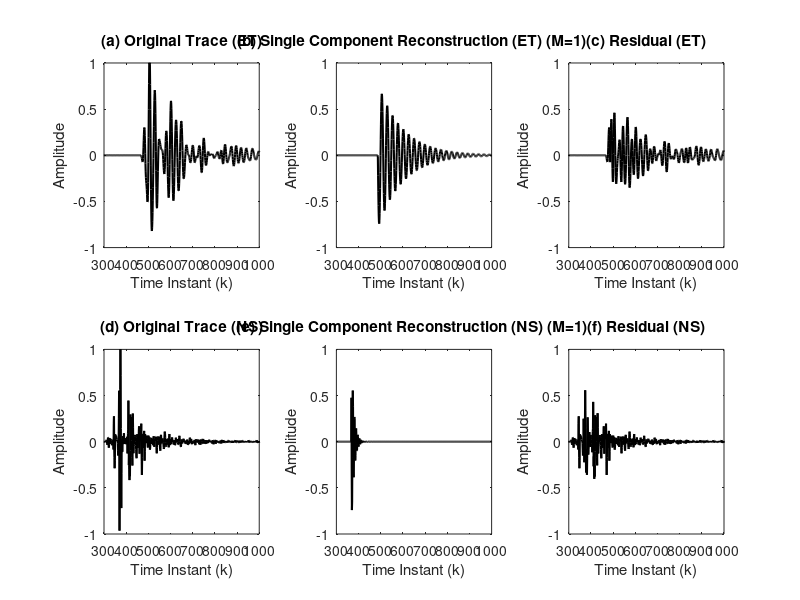

This figure's MATLAB source:
trno=2;
ss=10;
load('datatest.mat')
load('pso_east_texas_M10_N10_id738357.mat')
datasam=data594Br(:,trno);
maxd=max(abs(datasam))*0.9;

subplot(2,3,1)
datasamn=datasam/maxd;
plot(datasamn,'k','linewidth',1.5)
axis([300 1000 -1 1 ]);
title('(a) Original Trace (ET)')
xlabel('Time Instant (k)')
ylabel('Amplitude')
set(gca,'FontSize',ss);
set(gca,'FontWeight','normal');

subplot(2,3,2)
datasamn=models(:,1,trno)/maxd;
plot(datasamn,'k','linewidth',1.5)
axis([300 1000 -1 1 ]);
title('(b) Single Component Reconstruction (ET) (M=1) ')
xlabel('Time Instant (k)')
ylabel('Amplitude')
set(gca,'FontSize',ss);
set(gca,'FontWeight','normal');

subplot(2,3,3)
datasamn=(datasam-models(:,1,trno))/maxd;
plot(datasamn,'k','linewidth',1.5)
axis([300 1000 -1 1 ]);
title('(c) Residual (ET)')
xlabel('Time Instant (k)')
ylabel('Amplitude')
set(gca,'FontSize',ss);
set(gca,'FontWeight','normal');

trno=4;
load('datatestNS.mat')
load('pso_NS.mat')
datasam=data594Br(:,trno);
maxd=max(abs(datasam))*0.9;

subplot(2,3,4)
datasamn=datasam/maxd;
plot(datasamn,'k','linewidth',1.5)
axis([300 1000 -1 1 ]);
title('(d) Original Trace (NS)')
xlabel('Time Instant (k)')
ylabel('Amplitude')
set(gca,'FontSize',ss);
set(gca,'FontWeight','normal');

subplot(2,3,5)
datasamn=models(:,1,trno)/maxd;
plot(datasamn,'k','linewidth',1.5)
axis([300 1000 -1 1 ]);
title('(e) Single Component Reconstruction (NS) (M=1) ')
xlabel('Time Instant (k)')
ylabel('Amplitude')
set(gca,'FontSize',ss);
set(gca,'FontWeight','normal');

subplot(2,3,6)
datasamn=(datasam-models(:,1,trno))/maxd;
plot(datasamn,'k','linewidth',1.5)
axis([300 1000 -1 1 ]);
title('(f) Residual (NS)')
xlabel('Time Instant (k)')
ylabel('Amplitude')
set(gca,'FontSize',ss);
set(gca,'FontWeight','normal');



x0=10;
y0=10;
width=1000;
height=300;
set(gcf,'units','points','position',[x0,y0,width,height])
